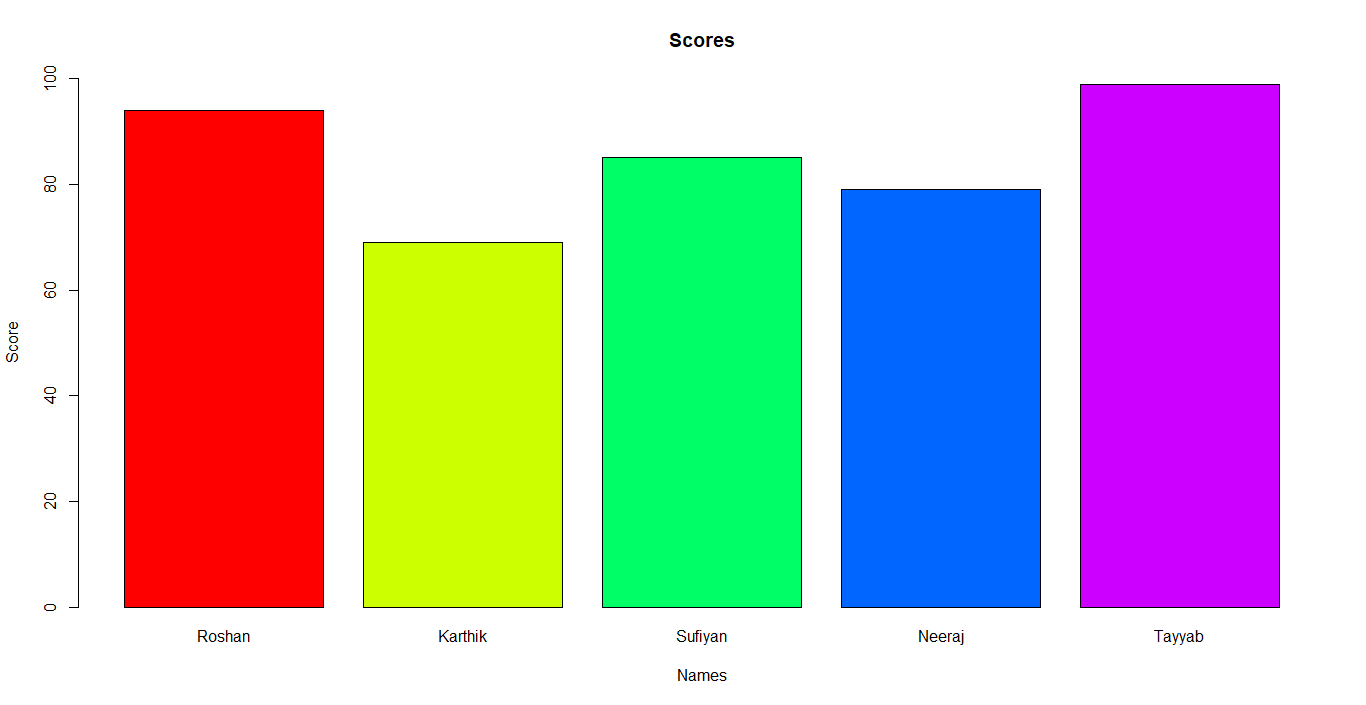

Write the R code that produced this figure.
# Bar Plot 1:

score = c(94, 69, 85, 79, 99)

names = c("Roshan", "Karthik", "Sufiyan", "Neeraj", "Tayyab")

barplot(score, 
        xlab = "Names", 
        ylab = "Score", 
        ylim = c(0,100), 
        main = "Scores", 
        names.arg = names, 
        col = rainbow(length(names)))
